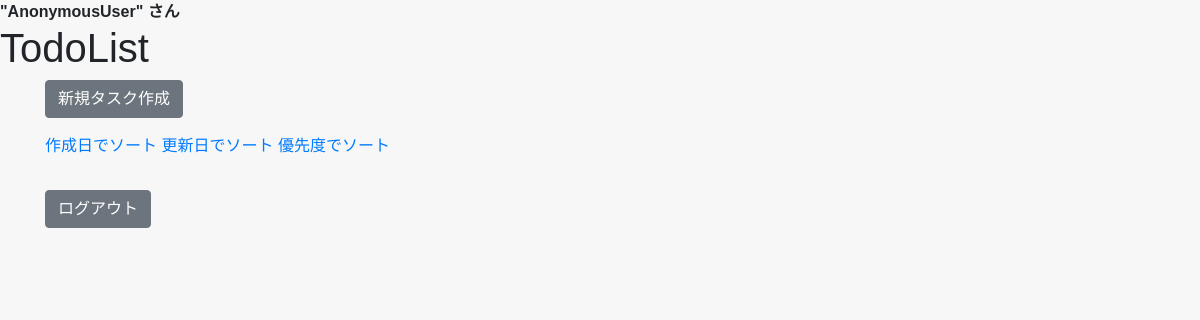
/taskapp/list/, run on an earlier commit of the app's database.
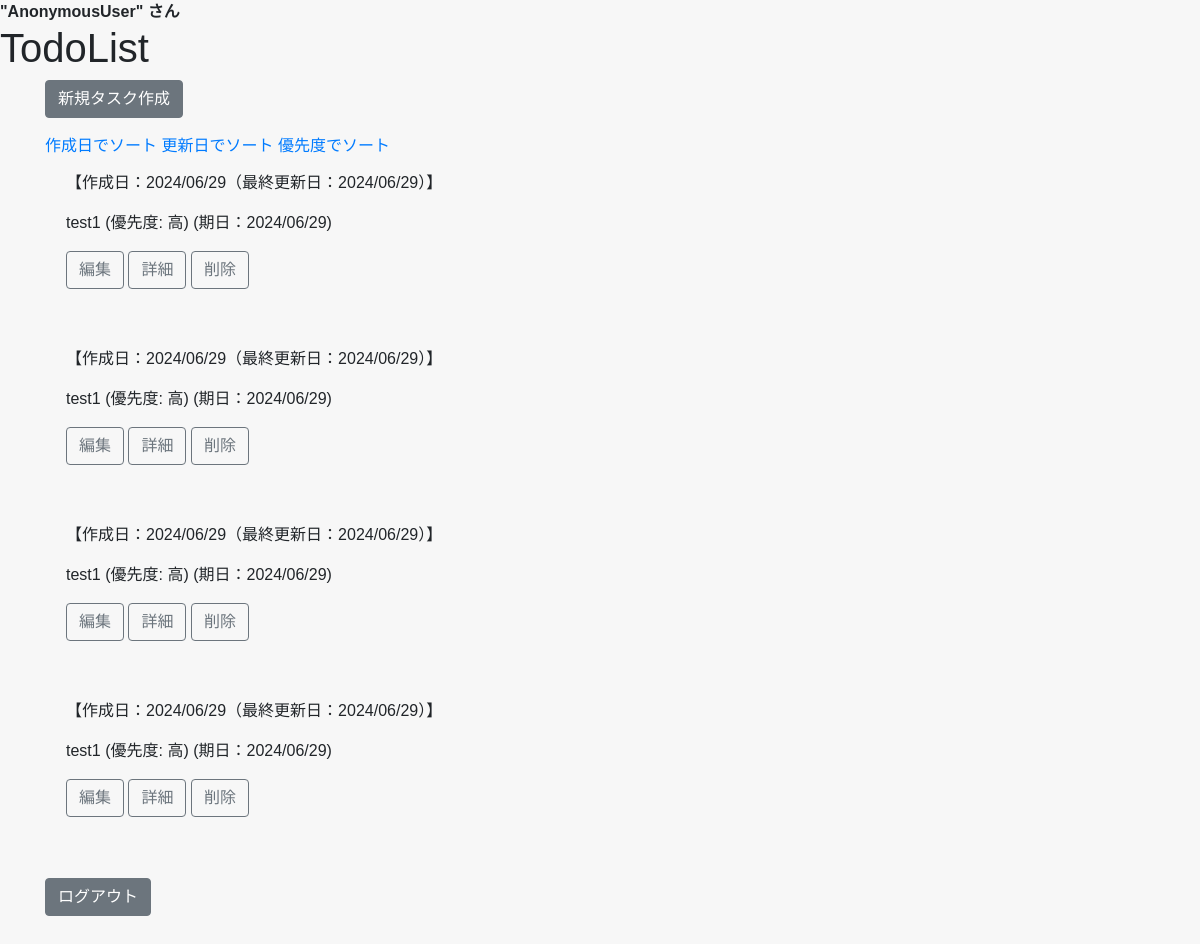
And on a later commit of the database.
### TaskApp/models.py (models this page shows, shortened)
class Task(models.Model):
    task_name = models.CharField(max_length=100)
    task_detail = models.TextField()
    due_date = models.DateTimeField()
    is_completed = models.BooleanField(default=False)
    completed_at = models.DateTimeField(null=True, blank=True)
    priority = models.ForeignKey(Priority, on_delete=models.CASCADE)
    user = models.ForeignKey(CustomUser, on_delete=models.CASCADE)
    created_at = models.DateTimeField(auto_now_add=True)
    updated_at = models.DateTimeField(auto_now_add=True)

class Priority(models.Model):
    HIGH = '高'
    MEDIUM = '中'
    LOW = '低'
    CHOICES = [
        (HIGH, 'High'),
        (MEDIUM, 'Medium'),
        (LOW, 'Low'),
    ]
    name = models.CharField(max_length=50, choices=CHOICES)

### TaskApp/views.py (the view)
# urls.py: path('list/', TaskListView.as_view(), name='list'),
class TaskListView(ListView):
    template_name = 'task_list.html'
    model = Task
    def get_queryset(self):
        sort_param = self.request.GET.get('sort')
        queryset = super().get_queryset()
        if sort_param == 'updated_at':
            queryset = queryset.order_by('updated_at')
        elif sort_param == 'due_date':
            queryset = queryset.order_by('due_date')
        elif sort_param == 'priority':
            queryset = queryset.order_by('priority')
        return queryset

### TaskApp/templates/task_list.html (shortened to what this page needs)
{% extends "task_base.html" %}
{% block header %}
<div>
    <strong >"{{ request.user }}" さん</strong>
    <h1>TodoList</h1>
</div>
{% endblock header %}
{% block content %}
<div class="container" >
    <a href="{% url 'TaskApp:create' %}" class="btn btn-secondary mb-3" tabindex="-1" role="button" aria-disabled="true">新規タスク作成</a>
    <div>
        <a href="{% url 'TaskApp:list' %}?sort=date_created">作成日でソート</a>
        <a href="{% url 'TaskApp:list' %}?sort=date_updated">更新日でソート</a>
        <a href="{% url 'TaskApp:list' %}?sort=priority">優先度でソート</a>
    </div>
    {% for task in task_list %}
    <div class="alert {{ task.priority.get_alert_class }}" role="alert">
        <p>
            【作成日：{{ task.created_at|date:"Y/m/d" }}（最終更新日：{{ task.updated_at|date:"Y/m/d" }}）】
        </p>
        {% if task.is_completed %}
        <p>
            ✔完了：<s>{{ task.task_name }}</s>
            <s><span class="task-date">(期日：{{ task.due_date|date:"Y/m/d" }})</span></s>
        </p>
        {% else %}
        <p class="task-name">
            {{ task.task_name }}
            <span class="">(優先度: {{ task.priority.name }})</span>
            <span class="task-date">(期日：{{ task.due_date|date:"Y/m/d" }})</span>
        <p>
        {% endif %}
        <a href="{% url 'TaskApp:update' pk=task.pk %}" class="btn btn-outline-secondary" tabindex="-1" role="button" aria-disabled="true">編集</a>
        <a href="{% url 'TaskApp:detail' pk=task.pk %}" class="btn btn-outline-secondary" tabindex="-1" role="button" aria-disabled="true">詳細</a>
        <a href="{% url 'TaskApp:delete' pk=task.pk %}" class="btn btn-outline-secondary" tabindex="-1" role="button" aria-disabled="true">削除</a>
    </div>
    {% endfor %}
    <form action="{% url 'UserApp:logout' %}" method="post" style="margin: 32px 0;">
        <input type="submit" value="ログアウト" class="btn btn-secondary">
    </form>
</div>
{% endblock content %}

What changed in the data, as far as the page shows it:
added Task: created_at "2024/06/29", updated_at "2024/06/29", task_name "test1", priority.name "高", due_date "2024/06/29"
added Task: created_at "2024/06/29", updated_at "2024/06/29", task_name "test1", priority.name "高", due_date "2024/06/29"
added Task: created_at "2024/06/29", updated_at "2024/06/29", task_name "test1", priority.name "高", due_date "2024/06/29"
added Task: created_at "2024/06/29", updated_at "2024/06/29", task_name "test1", priority.name "高", due_date "2024/06/29"
